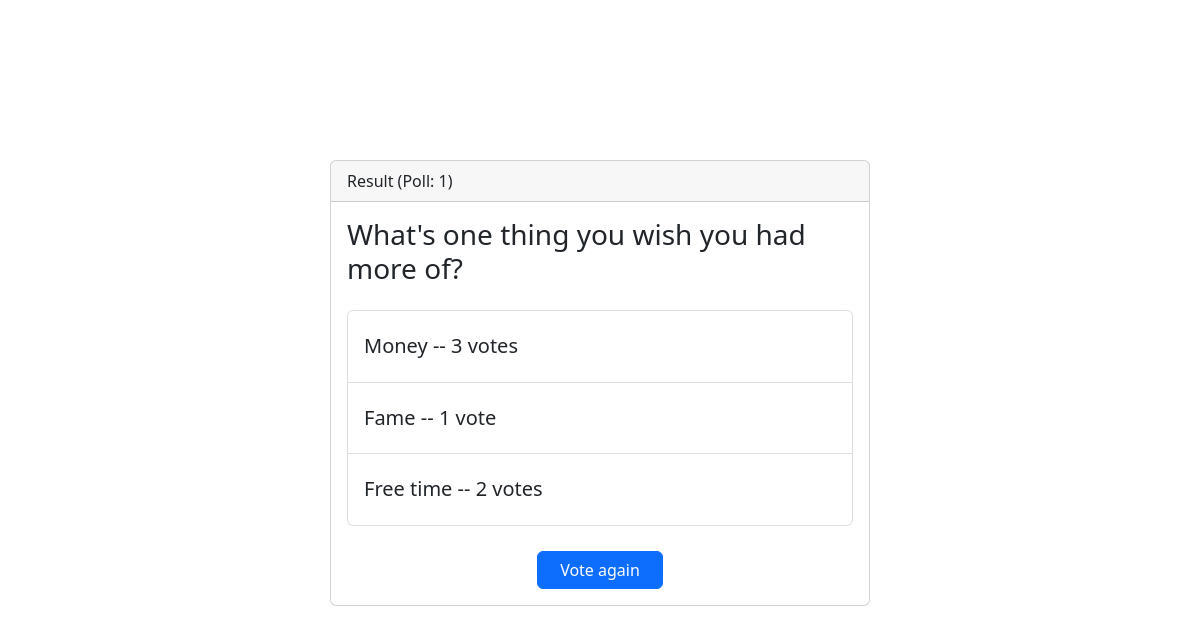
Page /polls/1/results/ on the committed database.
### polls/models.py (models this page shows, shortened)
class Question(models.Model):
    question_text = models.CharField(max_length=200)
    pub_date = models.DateTimeField('date published')

class Choice(models.Model):
    question = models.ForeignKey(Question, on_delete=models.CASCADE)
    choice_text = models.CharField(max_length=200)
    votes = models.IntegerField(default=0)

### polls/views.py (the view)
# urls.py: path('<int:pk>/results/', views.ResultsView.as_view(), name='results'),
class ResultsView(generic.DetailView):
    model = Question
    template_name = 'polls/results.html'

### polls/templates/polls/results.html (shortened to what this page needs)
<!DOCTYPE html>
<html lang="en">
<head>
    {% load static %}
    <link href="https://cdn.jsdelivr.net/npm/bootstrap@5.2.2/dist/css/bootstrap.min.css" rel="stylesheet"
>
    <link rel="stylesheet" href="{% static 'polls/results.css' %}">
</head>
<body>
    <div class="card">
        <div class="card-header">
            Result (Poll: {{ question.id }})
        </div>
        <div class="card-body">
            <h3 class="card-title">{{ question.question_text }}</h3>
            <ul class="list-group">
                {% for choice in question.choice_set.all %}
                    <li class="lead list-group-item list-group-item-action">{{ choice.choice_text }} -- {{ choice.votes }} vote{{ choice.votes|pluralize }}</li>
                {% endfor %}
            </ul>
            <a class="btn btn-primary" href="{% url 'polls:detail' question.id %}">Vote again</a>
        </div>
    </div>
</body>
</html>

### polls/static/polls/results.css (style rules this page uses)
.card { width: 45%; margin-left: auto; margin-right: auto; margin-top: 10rem; }
.btn { width: 25%; display: block; margin-top: 25px; margin-left: auto; margin-right: auto; }
.list-group { margin-top: 25px; }
.list-group-item { padding-top: 4%; padding-bottom: 4%; }

### rows in the picture
Question: id "1", question_text "What's one thing you wish you had more of?"
Choice: choice_text "Money", votes "3"
Choice: choice_text "Fame", votes "1"
Choice: choice_text "Free time", votes "2"
